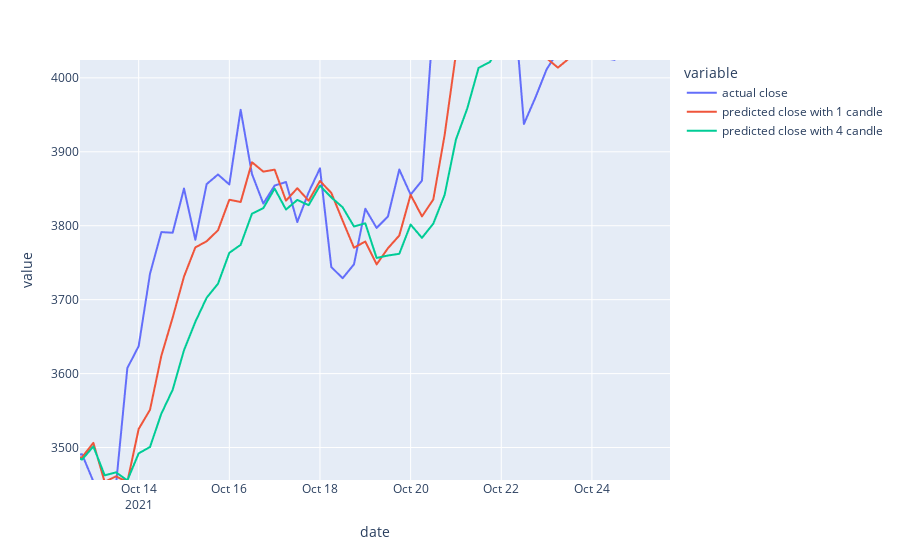

The code cell stored with this chart in its notebook:
### Code cell
import plotly.express as px
    import pandas as pd
    df = pd.read_csv('../Outputs/converted_date_ETHUSDT-6h-bitfinex/predictions.csv')
    df = df.drop(['Unnamed: 0'] , axis =1)
    fig = px.line(df, x = 'date', y = ['actual close','predicted close with 1 candle','predicted close with 4 candle'])
    fig.show()

### Figure 1 — Plotly figure (JSON) as saved in the notebook; plotly's stock layout.template omitted (floating-point values rounded to 4 significant figures; data arrays with more than 128 entries replaced by an {"elided": "..."} marker saying what was removed)
{"data": [{"hovertemplate": "variable=actual close<br>date=%{x}<br>value=%{y}<extra></extra>", "legendgroup": "actual close", "line": {"color": "#636efa", "dash": "solid"}, "marker": {"symbol": "circle"}, "mode": "lines", "name": "actual close", "showlegend": true, "type": "scattergl", "x": {"elided": "849 str values"}, "xaxis": "x", "y": {"elided": "849 float values"}, "yaxis": "y"}, {"hovertemplate": "variable=predicted close with 1 candle<br>date=%{x}<br>value=%{y}<extra></extra>", "legendgroup": "predicted close with 1 candle", "line": {"color": "#EF553B", "dash": "solid"}, "marker": {"symbol": "circle"}, "mode": "lines", "name": "predicted close with 1 candle", "showlegend": true, "type": "scattergl", "x": {"elided": "849 str values"}, "xaxis": "x", "y": {"elided": "849 float values"}, "yaxis": "y"}, {"hovertemplate": "variable=predicted close with 4 candle<br>date=%{x}<br>value=%{y}<extra></extra>", "legendgroup": "predicted close with 4 candle", "line": {"color": "#00cc96", "dash": "solid"}, "marker": {"symbol": "circle"}, "mode": "lines", "name": "predicted close with 4 candle", "showlegend": true, "type": "scattergl", "x": {"elided": "849 str values"}, "xaxis": "x", "y": {"elided": "849 float values"}, "yaxis": "y"}], "layout": {"autosize": true, "dragmode": "zoom", "legend": {"title": {"text": "variable"}, "tracegroupgap": 0}, "margin": {"t": 60}, "xaxis": {"anchor": "y", "autorange": false, "domain": [0, 1], "range": ["2021-10-12 16:55:51.316", "2021-10-25 17:21:07.1054"], "showspikes": false, "title": {"text": "date"}, "type": "date"}, "yaxis": {"anchor": "x", "autorange": false, "domain": [0, 1], "range": [3456.0, 4024.0], "showspikes": false, "title": {"text": "value"}, "type": "linear"}}}
